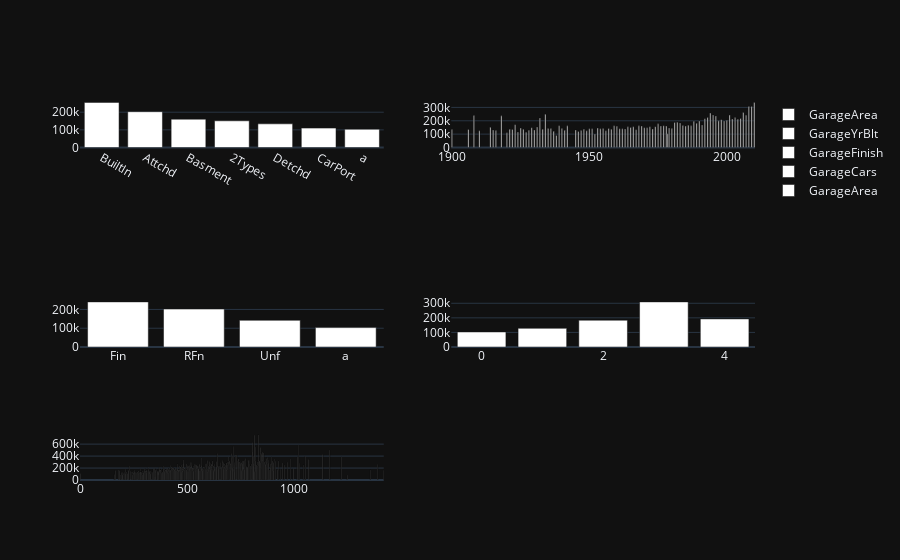

Here is the notebook cell this chart was saved with:
### Markdown cell above
veride birlestirme yaptim ilk olarak banyolari ikinci olarak bos alanlari bir sutun yapip veri setime ekledim ve kullandigim sutunlari sildim

### Code cell
GarageType=df.groupby("GarageType")["SalePrice"].mean().sort_values(ascending=False)
GarageYrBlt=df.groupby("GarageYrBlt")["SalePrice"].mean().sort_values(ascending=False)
GarageFinish=df.groupby("GarageFinish")["SalePrice"].mean().sort_values(ascending=False)
GarageCars=df.groupby("GarageCars")["SalePrice"].mean().sort_values(ascending=False)
GarageArea=df.groupby("GarageArea")["SalePrice"].mean().sort_values(ascending=False)

fig=make_subplots(rows=6,cols=2)
fig.add_trace(go.Bar(x=GarageType.index,name="GarageArea",y=GarageType.values,marker_color="white"),row=1,col=1)
fig.add_trace(go.Bar(x=GarageYrBlt.index.to_list(),name="GarageYrBlt",y=GarageYrBlt.values,marker_color="white"),row=1,col=2)
fig.add_trace(go.Bar(x=GarageFinish.index,name="GarageFinish",y=GarageFinish.values,marker_color="white"),row=4,col=1)
fig.add_trace(go.Bar(x=GarageCars.index,name="GarageCars",y=GarageCars.values,marker_color="white"),row=4,col=2)
fig.add_trace(go.Bar(x=GarageArea.index,name="GarageArea",y=GarageArea.values,marker_color="white"),row=6,col=1)

fig.update_layout(
    template="plotly_dark"
)
fig.show()

### Figure 1 — Plotly figure (JSON) as saved in the notebook; plotly's stock layout.template omitted (floating-point values rounded to 4 significant figures; data arrays with more than 128 entries replaced by an {"elided": "..."} marker saying what was removed)
{"data": [{"marker": {"color": "white"}, "name": "GarageArea", "type": "bar", "x": ["BuiltIn", "Attchd", "Basment", "2Types", "Detchd", "CarPort", "a"], "xaxis": "x", "y": [255800.0, 202900.0, 160600.0, 151300.0, 134100.0, 110000.0, 103300.0], "yaxis": "y"}, {"marker": {"color": "white"}, "name": "GarageYrBlt", "type": "bar", "x": [2010, 2008, 2009, 2006, 1994, 1934, 1995, 2001, 2007, 1908, 1918, 1996, 2003, 1993, 1932, 2005, 1992, 2002, 2004, 1998, 2000, 1997, 1990, 1999, 1988, 1982, 1981, 1983, 1989, 1975, 1923, 1991, 1986, 1984, 1939, 1959, 1977, 1968, 1987, 1942, 1969, 1976, 1978, 1985, 1960, 1974, 1972, 1966, 1964, 1931, 1914, 1965, 1929, 1970, 1971, 1979, 1925, 1953, 1936, 1957, 1955, 1935, 1940, 1980, 1961, 1951, 1950, 1954, 1962, 1963, 1973, 1933, 1958, 1926, 1948, 1921, 1906, 1922, 1900, 1967, 1930, 1945, 1915, 1928, 1941, 1916, 1947, 1956, 1910, 1949, 1937, 1946, 1924, 1927, 1920, 1979.0, 1952, 1938], "xaxis": "x2", "y": [337900.0, 306600.0, 306111, 262000.0, 258100, 249550, 243600.0, 242630, 241900.0, 240000, 237000, 235600.0, 224400.0, 223900.0, 221300.0, 217900.0, 216000, 214100.0, 211600.0, 208500.0, 204200.0, 199500.0, 199000.0, 198700.0, 196900.0, 188225, 188090, 182600.0, 181590, 177200.0, 171200.0, 168900.0, 167200.0, 165625, 163400.0, 163400.0, 162900.0, 162100.0, 162000.0, 162000, 161300.0, 160900.0, 160500.0, 160200, 159100.0, 156300.0, 156000.0, 155200.0, 154800.0, 153475, 150900.0, 150400.0, 148500, 147800, 147600, 146000.0, 145890, 145200.0, 142900, 142400.0, 142300.0, 142250, 141800.0, 141400.0, 140300.0, 140100.0, 139900.0, 139700.0, 139700.0, 139100.0, 138950, 137500, 137100.0, 136400.0, 136200, 135800, 135000, 134800, 133900, 133400.0, 131900.0, 131875, 131200, 129875, 128450, 126800, 126750, 125400.0, 125000, 125000.0, 121750, 120500, 116200.0, 115000, 110000.0, 103300.0, 101331, 89850], "yaxis": "y2"}, {"marker": {"color": "white"}, "name": "GarageFinish", "type": "bar", "x": ["Fin", "RFn", "Unf", "a"], "xaxis": "x7", "y": [240300.0, 202100.0, 142200.0, 103300.0], "yaxis": "y7"}, {"marker": {"color": "white"}, "name": "GarageCars", "type": "bar", "x": [3, 4, 2, 1, 0], "xaxis": "x8", "y": [309600.0, 192700.0, 183900.0, 128100.0, 103300.0], "yaxis": "y8"}, {"marker": {"color": "white"}, "name": "GarageArea", "type": "bar", "x": {"elided": "441 int values"}, "xaxis": "x11", "y": {"elided": "441 float values"}, "yaxis": "y11"}], "layout": {"xaxis": {"anchor": "y", "domain": [0, 0.45]}, "xaxis10": {"anchor": "y10", "domain": [0.55, 1]}, "xaxis11": {"anchor": "y11", "domain": [0, 0.45]}, "xaxis12": {"anchor": "y12", "domain": [0.55, 1]}, "xaxis2": {"anchor": "y2", "domain": [0.55, 1]}, "xaxis3": {"anchor": "y3", "domain": [0, 0.45]}, "xaxis4": {"anchor": "y4", "domain": [0.55, 1]}, "xaxis5": {"anchor": "y5", "domain": [0, 0.45]}, "xaxis6": {"anchor": "y6", "domain": [0.55, 1]}, "xaxis7": {"anchor": "y7", "domain": [0, 0.45]}, "xaxis8": {"anchor": "y8", "domain": [0.55, 1]}, "xaxis9": {"anchor": "y9", "domain": [0, 0.45]}, "yaxis": {"anchor": "x", "domain": [0.875, 1]}, "yaxis10": {"anchor": "x10", "domain": [0.175, 0.3]}, "yaxis11": {"anchor": "x11", "domain": [0, 0.125]}, "yaxis12": {"anchor": "x12", "domain": [0, 0.125]}, "yaxis2": {"anchor": "x2", "domain": [0.875, 1]}, "yaxis3": {"anchor": "x3", "domain": [0.7, 0.825]}, "yaxis4": {"anchor": "x4", "domain": [0.7, 0.825]}, "yaxis5": {"anchor": "x5", "domain": [0.525, 0.65]}, "yaxis6": {"anchor": "x6", "domain": [0.525, 0.65]}, "yaxis7": {"anchor": "x7", "domain": [0.35, 0.475]}, "yaxis8": {"anchor": "x8", "domain": [0.35, 0.475]}, "yaxis9": {"anchor": "x9", "domain": [0.175, 0.3]}}}
